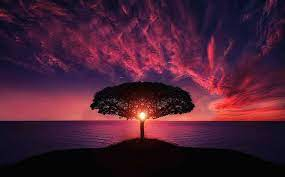
#> input picture images/out.png, 285 x 177 px
$ python Histogram.py
#> lines starting #> are read from the running program, lines starting #| are printed output that depends on the picture
import cv2
from matplotlib import pyplot as plt
img1 = cv2.imread('images/out.png', 1)
#> img1 is the input picture: shape (177, 285, 3); mean B, G, R 51.5, 30.4, 73.5
plt.hist(img1.ravel(),256,[0,256])
plt.show()
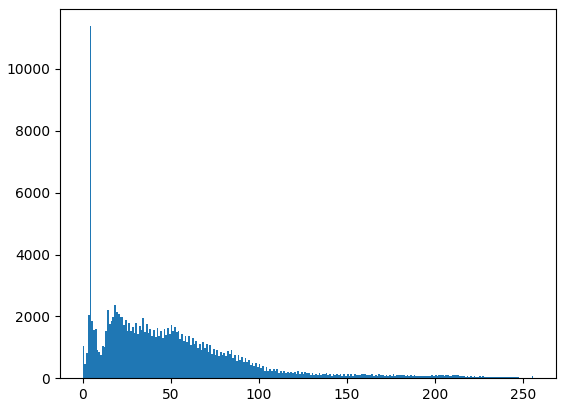
#> figure drawn by matplotlib, 1 panel; tallest bar 11383 high, from x = 4 to 5
